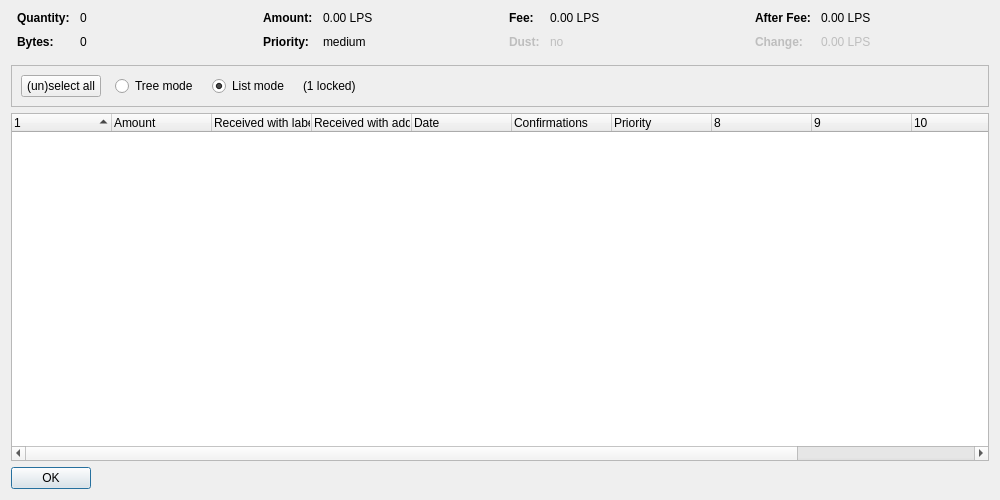
<?xml version="1.0" encoding="UTF-8"?>
<ui version="4.0">
 <class>CoinControlDialog</class>
 <widget class="QDialog" name="CoinControlDialog">
  <property name="geometry">
   <rect>
    <x>0</x>
    <y>0</y>
    <width>1000</width>
    <height>500</height>
   </rect>
  </property>
  <property name="windowTitle">
   <string>Coin Selection</string>
  </property>
  <layout class="QVBoxLayout" name="verticalLayout">
   <item>
    <layout class="QHBoxLayout" name="horizontalLayoutTop" stretch="0,0,0,0">
     <property name="topMargin">
      <number>0</number>
     </property>
     <property name="bottomMargin">
      <number>10</number>
     </property>
     <item>
      <layout class="QFormLayout" name="formLayoutCoinControl1">
       <property name="horizontalSpacing">
        <number>10</number>
       </property>
       <property name="verticalSpacing">
        <number>10</number>
       </property>
       <property name="leftMargin">
        <number>6</number>
       </property>
       <property name="rightMargin">
        <number>6</number>
       </property>
       <item row="0" column="0">
        <widget class="QLabel" name="labelCoinControlQuantityText">
         <property name="font">
          <font>
           <weight>75</weight>
           <bold>true</bold>
          </font>
         </property>
         <property name="text">
          <string>Quantity:</string>
         </property>
        </widget>
       </item>
       <item row="0" column="1">
        <widget class="QLabel" name="labelCoinControlQuantity">
         <property name="cursor">
          <cursorShape>IBeamCursor</cursorShape>
         </property>
         <property name="contextMenuPolicy">
          <enum>Qt::ActionsContextMenu</enum>
         </property>
         <property name="text">
          <string notr="true">0</string>
         </property>
         <property name="textInteractionFlags">
          <set>Qt::LinksAccessibleByMouse|Qt::TextSelectableByKeyboard|Qt::TextSelectableByMouse</set>
         </property>
        </widget>
       </item>
       <item row="1" column="0">
        <widget class="QLabel" name="labelCoinControlBytesText">
         <property name="font">
          <font>
           <weight>75</weight>
           <bold>true</bold>
          </font>
         </property>
         <property name="text">
          <string>Bytes:</string>
         </property>
        </widget>
       </item>
       <item row="1" column="1">
        <widget class="QLabel" name="labelCoinControlBytes">
         <property name="cursor">
          <cursorShape>IBeamCursor</cursorShape>
         </property>
         <property name="contextMenuPolicy">
          <enum>Qt::ActionsContextMenu</enum>
         </property>
         <property name="text">
          <string notr="true">0</string>
         </property>
         <property name="textInteractionFlags">
          <set>Qt::LinksAccessibleByMouse|Qt::TextSelectableByKeyboard|Qt::TextSelectableByMouse</set>
         </property>
        </widget>
       </item>
      </layout>
     </item>
     <item>
      <layout class="QFormLayout" name="formLayoutCoinControl2">
       <property name="horizontalSpacing">
        <number>10</number>
       </property>
       <property name="verticalSpacing">
        <number>10</number>
       </property>
       <property name="leftMargin">
        <number>6</number>
       </property>
       <property name="rightMargin">
        <number>6</number>
       </property>
       <item row="0" column="0">
        <widget class="QLabel" name="labelCoinControlAmountText">
         <property name="font">
          <font>
           <weight>75</weight>
           <bold>true</bold>
          </font>
         </property>
         <property name="text">
          <string>Amount:</string>
         </property>
        </widget>
       </item>
       <item row="0" column="1">
        <widget class="QLabel" name="labelCoinControlAmount">
         <property name="cursor">
          <cursorShape>IBeamCursor</cursorShape>
         </property>
         <property name="contextMenuPolicy">
          <enum>Qt::ActionsContextMenu</enum>
         </property>
         <property name="text">
          <string notr="true">0.00 LPS</string>
         </property>
         <property name="textInteractionFlags">
          <set>Qt::LinksAccessibleByMouse|Qt::TextSelectableByKeyboard|Qt::TextSelectableByMouse</set>
         </property>
        </widget>
       </item>
       <item row="1" column="0">
        <widget class="QLabel" name="labelCoinControlPriorityText">
         <property name="font">
          <font>
           <weight>75</weight>
           <bold>true</bold>
          </font>
         </property>
         <property name="text">
          <string>Priority:</string>
         </property>
        </widget>
       </item>
       <item row="1" column="1">
        <widget class="QLabel" name="labelCoinControlPriority">
         <property name="cursor">
          <cursorShape>IBeamCursor</cursorShape>
         </property>
         <property name="contextMenuPolicy">
          <enum>Qt::ActionsContextMenu</enum>
         </property>
         <property name="text">
          <string notr="true">medium</string>
         </property>
         <property name="textInteractionFlags">
          <set>Qt::LinksAccessibleByMouse|Qt::TextSelectableByKeyboard|Qt::TextSelectableByMouse</set>
         </property>
        </widget>
       </item>
      </layout>
     </item>
     <item>
      <layout class="QFormLayout" name="formLayoutCoinControl3">
       <property name="horizontalSpacing">
        <number>10</number>
       </property>
       <property name="verticalSpacing">
        <number>10</number>
       </property>
       <property name="leftMargin">
        <number>6</number>
       </property>
       <property name="rightMargin">
        <number>6</number>
       </property>
       <item row="0" column="0">
        <widget class="QLabel" name="labelCoinControlFeeText">
         <property name="font">
          <font>
           <weight>75</weight>
           <bold>true</bold>
          </font>
         </property>
         <property name="text">
          <string>Fee:</string>
         </property>
        </widget>
       </item>
       <item row="0" column="1">
        <widget class="QLabel" name="labelCoinControlFee">
         <property name="cursor">
          <cursorShape>IBeamCursor</cursorShape>
         </property>
         <property name="contextMenuPolicy">
          <enum>Qt::ActionsContextMenu</enum>
         </property>
         <property name="text">
          <string notr="true">0.00 LPS</string>
         </property>
         <property name="textInteractionFlags">
          <set>Qt::LinksAccessibleByMouse|Qt::TextSelectableByKeyboard|Qt::TextSelectableByMouse</set>
         </property>
        </widget>
       </item>
       <item row="1" column="0">
        <widget class="QLabel" name="labelCoinControlLowOutputText">
         <property name="enabled">
          <bool>false</bool>
         </property>
         <property name="font">
          <font>
           <weight>75</weight>
           <bold>true</bold>
          </font>
         </property>
         <property name="text">
          <string>Dust:</string>
         </property>
        </widget>
       </item>
       <item row="1" column="1">
        <widget class="QLabel" name="labelCoinControlLowOutput">
         <property name="enabled">
          <bool>false</bool>
         </property>
         <property name="cursor">
          <cursorShape>IBeamCursor</cursorShape>
         </property>
         <property name="contextMenuPolicy">
          <enum>Qt::ActionsContextMenu</enum>
         </property>
         <property name="text">
          <string notr="true">no</string>
         </property>
         <property name="textInteractionFlags">
          <set>Qt::LinksAccessibleByMouse|Qt::TextSelectableByKeyboard|Qt::TextSelectableByMouse</set>
         </property>
        </widget>
       </item>
      </layout>
     </item>
     <item>
      <layout class="QFormLayout" name="formLayoutCoinControl4">
       <property name="horizontalSpacing">
        <number>10</number>
       </property>
       <property name="verticalSpacing">
        <number>10</number>
       </property>
       <property name="leftMargin">
        <number>6</number>
       </property>
       <property name="rightMargin">
        <number>6</number>
       </property>
       <item row="0" column="0">
        <widget class="QLabel" name="labelCoinControlAfterFeeText">
         <property name="font">
          <font>
           <weight>75</weight>
           <bold>true</bold>
          </font>
         </property>
         <property name="text">
          <string>After Fee:</string>
         </property>
        </widget>
       </item>
       <item row="0" column="1">
        <widget class="QLabel" name="labelCoinControlAfterFee">
         <property name="cursor">
          <cursorShape>IBeamCursor</cursorShape>
         </property>
         <property name="contextMenuPolicy">
          <enum>Qt::ActionsContextMenu</enum>
         </property>
         <property name="text">
          <string notr="true">0.00 LPS</string>
         </property>
         <property name="textInteractionFlags">
          <set>Qt::LinksAccessibleByMouse|Qt::TextSelectableByKeyboard|Qt::TextSelectableByMouse</set>
         </property>
        </widget>
       </item>
       <item row="1" column="0">
        <widget class="QLabel" name="labelCoinControlChangeText">
         <property name="enabled">
          <bool>false</bool>
         </property>
         <property name="font">
          <font>
           <weight>75</weight>
           <bold>true</bold>
          </font>
         </property>
         <property name="text">
          <string>Change:</string>
         </property>
        </widget>
       </item>
       <item row="1" column="1">
        <widget class="QLabel" name="labelCoinControlChange">
         <property name="enabled">
          <bool>false</bool>
         </property>
         <property name="cursor">
          <cursorShape>IBeamCursor</cursorShape>
         </property>
         <property name="contextMenuPolicy">
          <enum>Qt::ActionsContextMenu</enum>
         </property>
         <property name="text">
          <string notr="true">0.00 LPS</string>
         </property>
         <property name="textInteractionFlags">
          <set>Qt::LinksAccessibleByMouse|Qt::TextSelectableByKeyboard|Qt::TextSelectableByMouse</set>
         </property>
        </widget>
       </item>
      </layout>
     </item>
    </layout>
   </item>
   <item>
    <widget class="QFrame" name="frame">
     <property name="minimumSize">
      <size>
       <width>0</width>
       <height>40</height>
      </size>
     </property>
     <property name="frameShape">
      <enum>QFrame::StyledPanel</enum>
     </property>
     <property name="frameShadow">
      <enum>QFrame::Sunken</enum>
     </property>
     <layout class="QHBoxLayout" name="horizontalLayout">
      <item>
       <layout class="QHBoxLayout" name="horizontalLayoutPanel" stretch="0,0,0,0,0">
        <property name="spacing">
         <number>14</number>
        </property>
        <item>
         <widget class="QPushButton" name="pushButtonSelectAll">
          <property name="sizePolicy">
           <sizepolicy hsizetype="Maximum" vsizetype="Fixed">
            <horstretch>0</horstretch>
            <verstretch>0</verstretch>
           </sizepolicy>
          </property>
          <property name="text">
           <string>(un)select all</string>
          </property>
          <property name="autoDefault">
           <bool>false</bool>
          </property>
         </widget>
        </item>
        <item>
         <widget class="QRadioButton" name="radioTreeMode">
          <property name="sizePolicy">
           <sizepolicy hsizetype="Maximum" vsizetype="Fixed">
            <horstretch>0</horstretch>
            <verstretch>0</verstretch>
           </sizepolicy>
          </property>
          <property name="text">
           <string>Tree mode</string>
          </property>
         </widget>
        </item>
        <item>
         <widget class="QRadioButton" name="radioListMode">
          <property name="sizePolicy">
           <sizepolicy hsizetype="Maximum" vsizetype="Fixed">
            <horstretch>0</horstretch>
            <verstretch>0</verstretch>
           </sizepolicy>
          </property>
          <property name="text">
           <string>List mode</string>
          </property>
          <property name="checked">
           <bool>true</bool>
          </property>
         </widget>
        </item>
        <item>
         <widget class="QLabel" name="labelLocked">
          <property name="text">
           <string notr="true">(1 locked)</string>
          </property>
         </widget>
        </item>
        <item>
         <spacer name="horizontalSpacer">
          <property name="orientation">
           <enum>Qt::Horizontal</enum>
          </property>
          <property name="sizeHint" stdset="0">
           <size>
            <width>40</width>
            <height>20</height>
           </size>
          </property>
         </spacer>
        </item>
       </layout>
      </item>
     </layout>
    </widget>
   </item>
   <item>
    <widget class="CoinControlTreeWidget" name="treeWidget">
     <property name="contextMenuPolicy">
      <enum>Qt::CustomContextMenu</enum>
     </property>
     <property name="sortingEnabled">
      <bool>false</bool>
     </property>
     <property name="columnCount">
      <number>12</number>
     </property>
     <attribute name="headerShowSortIndicator" stdset="0">
      <bool>true</bool>
     </attribute>
     <attribute name="headerStretchLastSection">
      <bool>false</bool>
     </attribute>
     <column>
      <property name="text">
       <string/>
      </property>
     </column>
     <column>
      <property name="text">
       <string>Amount</string>
      </property>
     </column>
     <column>
      <property name="text">
       <string>Received with label</string>
      </property>
     </column>
     <column>
      <property name="text">
       <string>Received with address</string>
      </property>
     </column>
     <column>
      <property name="text">
       <string>Date</string>
      </property>
     </column>
     <column>
      <property name="text">
       <string>Confirmations</string>
      </property>
      <property name="toolTip">
       <string>Confirmed</string>
      </property>
     </column>
     <column>
      <property name="text">
       <string>Priority</string>
      </property>
     </column>
     <column>
      <property name="text">
       <string/>
      </property>
     </column>
     <column>
      <property name="text">
       <string/>
      </property>
     </column>
     <column>
      <property name="text">
       <string/>
      </property>
     </column>
     <column>
      <property name="text">
       <string/>
      </property>
     </column>
     <column>
      <property name="text">
       <string/>
      </property>
     </column>
    </widget>
   </item>
   <item>
    <widget class="QDialogButtonBox" name="buttonBox">
     <property name="sizePolicy">
      <sizepolicy hsizetype="Maximum" vsizetype="Fixed">
       <horstretch>0</horstretch>
       <verstretch>0</verstretch>
      </sizepolicy>
     </property>
     <property name="orientation">
      <enum>Qt::Horizontal</enum>
     </property>
     <property name="standardButtons">
      <set>QDialogButtonBox::Ok</set>
     </property>
    </widget>
   </item>
  </layout>
 </widget>
 <customwidgets>
  <customwidget>
   <class>CoinControlTreeWidget</class>
   <extends>QTreeWidget</extends>
   <header>coincontroltreewidget.h</header>
  </customwidget>
 </customwidgets>
 <resources/>
 <connections/>
</ui>
